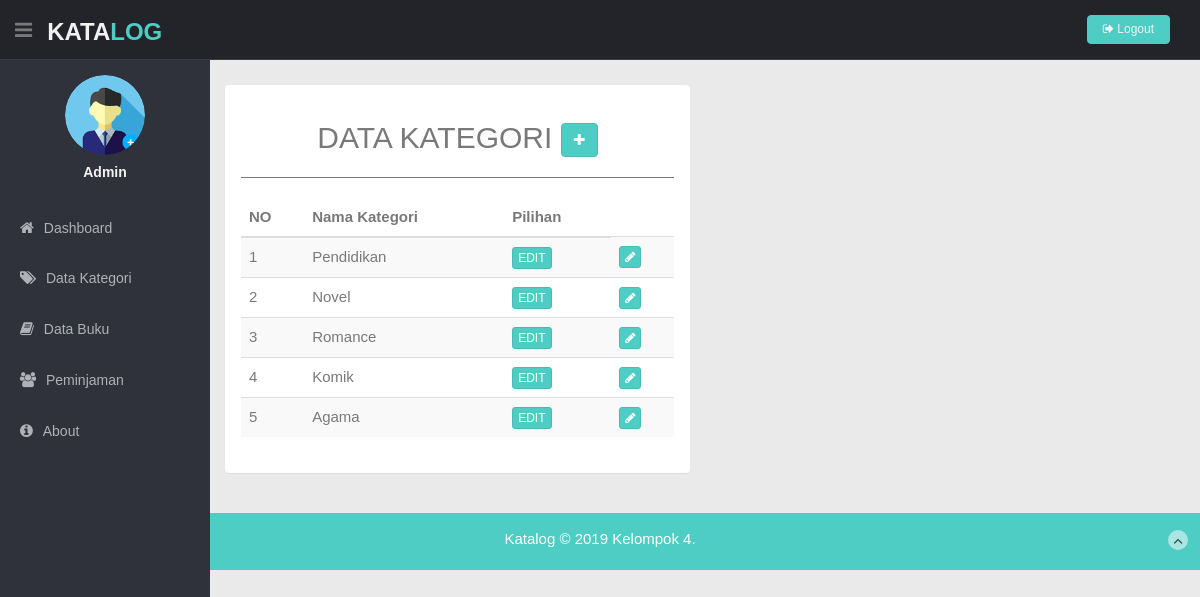
Page /data-kategori/index.php (signed in) on the committed database.
### tables this page shows
CREATE TABLE `kategori` (
  `kategori_id` int(11) NOT NULL,
  `kategori_nama` varchar(50) NOT NULL
);

### data-kategori/index.php (the view, shortened to what this page needs)
<?php
include('../template/header.php');
?>
<section id="main-content">
	<section class="wrapper site-main-auto">
		<div class="row mt">
			<div class="col-md-6">
				<div class="panel">
					<div class="panel-body minimal">
						<h2 class="centered">DATA KATEGORI <button type="button" class="btn btn-theme" data-toggle="modal" data-target="#addKategori"><i class="fa fa-plus"></i></button></h2><hr>
						<table class="table table-striped table-hover">
							<thead>
								<tr>
									<th>NO</th>
									<th>Nama Kategori</th>
									<th>Pilihan</th>
								</tr>
							</thead>
							<tbody>
							<?php
							include('../config.php');
							$no=1;
							$query = "SELECT * FROM kategori";
							$result = mysqli_query($db,$query);
							while($row = mysqli_fetch_array($result)){
							?>
								<tr>
									<td><?=$no++;?></td>
									<td><?=$row['kategori_nama']?></td>
									<td><a href="#edit_modal" class="btn btn-theme btn-xs" data-toggle="modal" data-id="<?=$row['kategori_id']?>">EDIT</a></td>
									<?php echo "<td><a href='#edit_modal' class='btn btn-theme btn-xs' data-toggle='modal' data-id=".$row['kategori_id']."><i class='fa fa-pencil'></i></a></td>";?>
								</tr>
							<?php }?>
							</tbody>
						</table>
					</div>
				</div>
			</div>
		</div>
	</section>
</section>
<?php include('../template/footer.php'); ?>

### asset/css/style.css (style rules this page uses)
body { color: #797979; background: #eaeaea; font-family: 'Ruda', sans-serif; padding: 0px !important; margin: 0px !important; font-size:15px; }
a, a:hover, a:focus { text-decoration: none; outline: none; }
.btn-theme { color: #fff; background-color: #4ECDC4; border-color: #48bcb4; }
hr { margin-top: 20px; margin-bottom: 20px; border: 0; border-top: 1px solid #797979; }
.centered { text-align: center; }
.mt { margin-top: 25px; line-height: 0px; }
#main-content { margin-left: 210px; }
.wrapper { display: inline-block; margin-top: 60px; padding-left: 15px; padding-right: 15px; padding-bottom: 15px; padding-top: 0px; width: 100%; }

### rows in the picture
kategori: kategori_nama "Pendidikan"
kategori: kategori_nama "Novel"
kategori: kategori_nama "Romance"
kategori: kategori_nama "Komik"
kategori: kategori_nama "Agama"

### other values in the picture
$_SESSION['user']['nama_user'] "Admin"
